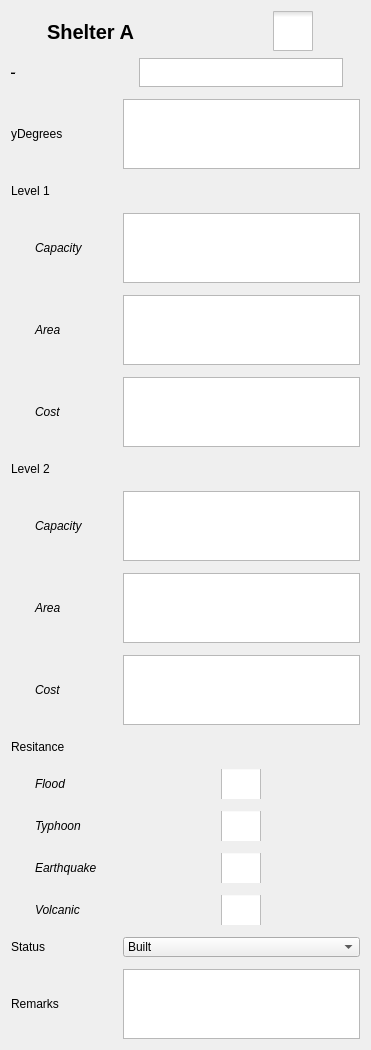
               <widget class="QWidget" name="scrollAreaWidgetContents">
                <property name="geometry">
                 <rect>
                  <x>0</x>
                  <y>0</y>
                  <width>371</width>
                  <height>750</height>
                 </rect>
                </property>
                <layout class="QVBoxLayout" name="verticalLayout_11">
                 <item>
                  <layout class="QHBoxLayout" name="horizontalLayout_29">
                   <item>
                    <widget class="QPushButton" name="pushButton_15">
                     <property name="minimumSize">
                      <size>
                       <width>30</width>
                       <height>41</height>
                      </size>
                     </property>
                     <property name="maximumSize">
                      <size>
                       <width>25</width>
                       <height>41</height>
                      </size>
                     </property>
                     <property name="styleSheet">
                      <string notr="true">QPushButton{
	background-color: none;
	border: none;
}</string>
                     </property>
                     <property name="text">
                      <string/>
                     </property>
                     <property name="icon">
                      <iconset resource="resources.qrc">
                       <normaloff>:/ICONS/462547553_520698087383761_137860076397263527_n.png</normaloff>:/ICONS/462547553_520698087383761_137860076397263527_n.png</iconset>
                     </property>
                     <property name="iconSize">
                      <size>
                       <width>41</width>
                       <height>41</height>
                      </size>
                     </property>
                    </widget>
                   </item>
                   <item>
                    <widget class="QLabel" name="label_31">
                     <property name="font">
                      <font>
                       <family>Ms Shell Dlg 2</family>
                       <pointsize>-1</pointsize>
                       <weight>75</weight>
                       <bold>true</bold>
                       <underline>false</underline>
                       <strikeout>false</strikeout>
                      </font>
                     </property>
                     <property name="styleSheet">
                      <string notr="true">QLabel {
    font-size: 20px;
    font-family: &quot;Ms Shell Dlg 2&quot;;
    color: #000;
    font-weight: bold;
    text-decoration: none;
}</string>
                     </property>
                     <property name="text">
                      <string>Shelter A</string>
                     </property>
                    </widget>
                   </item>
                   <item>
                    <widget class="QCheckBox" name="checkBox_16">
                     <property name="sizePolicy">
                      <sizepolicy hsizetype="Preferred" vsizetype="Preferred">
                       <horstretch>0</horstretch>
                       <verstretch>0</verstretch>
                      </sizepolicy>
                     </property>
                     <property name="minimumSize">
                      <size>
                       <width>0</width>
                       <height>0</height>
                      </size>
                     </property>
                     <property name="maximumSize">
                      <size>
                       <width>40</width>
                       <height>40</height>
                      </size>
                     </property>
                     <property name="styleSheet">
                      <string notr="true">QCheckBox::indicator {
     width: 40px;
     height: 40px;
}</string>
                     </property>
                     <property name="text">
                      <string/>
                     </property>
                     <property name="iconSize">
                      <size>
                       <width>41</width>
                       <height>41</height>
                      </size>
                     </property>
                     <property name="checked">
                      <bool>false</bool>
                     </property>
                    </widget>
                   </item>
                   <item>
                    <widget class="QPushButton" name="pushButton_17">
                     <property name="minimumSize">
                      <size>
                       <width>41</width>
                       <height>41</height>
                      </size>
                     </property>
                     <property name="maximumSize">
                      <size>
                       <width>41</width>
                       <height>41</height>
                      </size>
                     </property>
                     <property name="styleSheet">
                      <string notr="true">QPushButton{
	background-color: none;
	border: none;
}</string>
                     </property>
                     <property name="text">
                      <string/>
                     </property>
                     <property name="icon">
                      <iconset resource="resources.qrc">
                       <normaloff>:/ICONS/9022869_duotone_trash.png</normaloff>:/ICONS/9022869_duotone_trash.png</iconset>
                     </property>
                     <property name="iconSize">
                      <size>
                       <width>41</width>
                       <height>41</height>
                      </size>
                     </property>
                    </widget>
                   </item>
                  </layout>
                 </item>
                 <item>
                  <layout class="QGridLayout" name="gridLayout_2">
                   <property name="verticalSpacing">
                    <number>12</number>
                   </property>
                   <item row="1" column="0">
                    <widget class="QLabel" name="label_32">
                     <property name="text">
                      <string>yDegrees</string>
                     </property>
                    </widget>
                   </item>
                   <item row="1" column="1">
                    <spacer name="horizontalSpacer_7">
                     <property name="orientation">
                      <enum>Qt::Horizontal</enum>
                     </property>
                     <property name="sizeHint" stdset="0">
                      <size>
                       <width>40</width>
                       <height>20</height>
                      </size>
                     </property>
                    </spacer>
                   </item>
                   <item row="3" column="1">
                    <spacer name="horizontalSpacer_8">
                     <property name="orientation">
                      <enum>Qt::Horizontal</enum>
                     </property>
                     <property name="sizeHint" stdset="0">
                      <size>
                       <width>40</width>
                       <height>20</height>
                      </size>
                     </property>
                    </spacer>
                   </item>
                   <item row="2" column="0">
                    <widget class="QLabel" name="label_33">
                     <property name="text">
                      <string>Level 1</string>
                     </property>
                    </widget>
                   </item>
                   <item row="3" column="0">
                    <widget class="QLabel" name="label_34">
                     <property name="styleSheet">
                      <string notr="true">font-style:italic;</string>
                     </property>
                     <property name="text">
                      <string>Capacity</string>
                     </property>
                     <property name="indent">
                      <number>24</number>
                     </property>
                    </widget>
                   </item>
                   <item row="2" column="1">
                    <spacer name="horizontalSpacer_9">
                     <property name="orientation">
                      <enum>Qt::Horizontal</enum>
                     </property>
                     <property name="sizeHint" stdset="0">
                      <size>
                       <width>40</width>
                       <height>20</height>
                      </size>
                     </property>
                    </spacer>
                   </item>
                   <item row="4" column="2">
                    <widget class="QPlainTextEdit" name="plainTextEdit_8"/>
                   </item>
                   <item row="4" column="0">
                    <widget class="QLabel" name="label_35">
                     <property name="styleSheet">
                      <string notr="true">font-style:italic;</string>
                     </property>
                     <property name="text">
                      <string>Area</string>
                     </property>
                     <property name="indent">
                      <number>24</number>
                     </property>
                    </widget>
                   </item>
                   <item row="3" column="2">
                    <widget class="QPlainTextEdit" name="plainTextEdit_9"/>
                   </item>
                   <item row="4" column="1">
                    <spacer name="horizontalSpacer_10">
                     <property name="orientation">
                      <enum>Qt::Horizontal</enum>
                     </property>
                     <property name="sizeHint" stdset="0">
                      <size>
                       <width>40</width>
                       <height>20</height>
                      </size>
                     </property>
                    </spacer>
                   </item>
                   <item row="0" column="0">
                    <widget class="QLabel" name="label_36">
                     <property name="font">
                      <font>
                       <family>Ms Shell Dlg 2</family>
                       <pointsize>-1</pointsize>
                       <weight>75</weight>
                       <bold>true</bold>
                       <underline>true</underline>
                      </font>
                     </property>
                     <property name="text">
                      <string>xDegrees</string>
                     </property>
                    </widget>
                   </item>
                   <item row="0" column="1">
                    <spacer name="horizontalSpacer_11">
                     <property name="orientation">
                      <enum>Qt::Horizontal</enum>
                     </property>
                     <property name="sizeHint" stdset="0">
                      <size>
                       <width>40</width>
                       <height>20</height>
                      </size>
                     </property>
                    </spacer>
                   </item>
                   <item row="0" column="2" alignment="Qt::AlignHCenter">
                    <widget class="QPlainTextEdit" name="plainTextEdit_11">
                     <property name="sizePolicy">
                      <sizepolicy hsizetype="Preferred" vsizetype="Preferred">
                       <horstretch>0</horstretch>
                       <verstretch>0</verstretch>
                      </sizepolicy>
                     </property>
                     <property name="maximumSize">
                      <size>
                       <width>204</width>
                       <height>29</height>
                      </size>
                     </property>
                    </widget>
                   </item>
                   <item row="5" column="0">
                    <widget class="QLabel" name="label_37">
                     <property name="styleSheet">
                      <string notr="true">font-style:italic;</string>
                     </property>
                     <property name="text">
                      <string>Cost</string>
                     </property>
                     <property name="indent">
                      <number>24</number>
                     </property>
                    </widget>
                   </item>
                   <item row="5" column="1">
                    <spacer name="horizontalSpacer_12">
                     <property name="orientation">
                      <enum>Qt::Horizontal</enum>
                     </property>
                     <property name="sizeHint" stdset="0">
                      <size>
                       <width>40</width>
                       <height>20</height>
                      </size>
                     </property>
                    </spacer>
                   </item>
                   <item row="5" column="2">
                    <widget class="QPlainTextEdit" name="plainTextEdit_12"/>
                   </item>
                   <item row="15" column="0">
                    <widget class="QLabel" name="label_47">
                     <property name="text">
                      <string>Status</string>
                     </property>
                    </widget>
                   </item>
                   <item row="16" column="1">
                    <spacer name="horizontalSpacer_23">
                     <property name="orientation">
                      <enum>Qt::Horizontal</enum>
                     </property>
                     <property name="sizeHint" stdset="0">
                      <size>
                       <width>40</width>
                       <height>20</height>
                      </size>
                     </property>
                    </spacer>
                   </item>
                   <item row="16" column="0">
                    <widget class="QLabel" name="label_48">
                     <property name="text">
                      <string>Remarks</string>
                     </property>
                    </widget>
                   </item>
                   <item row="15" column="1">
                    <spacer name="horizontalSpacer_22">
                     <property name="orientation">
                      <enum>Qt::Horizontal</enum>
                     </property>
                     <property name="sizeHint" stdset="0">
                      <size>
                       <width>40</width>
                       <height>20</height>
                      </size>
                     </property>
                    </spacer>
                   </item>
                   <item row="1" column="2">
                    <widget class="QPlainTextEdit" name="plainTextEdit_10"/>
                   </item>
                   <item row="12" column="0">
                    <widget class="QLabel" name="label_43">
                     <property name="styleSheet">
                      <string notr="true">font-style:italic;</string>
                     </property>
                     <property name="text">
                      <string>Typhoon</string>
                     </property>
                     <property name="indent">
                      <number>24</number>
                     </property>
                    </widget>
                   </item>
                   <item row="10" column="1">
                    <spacer name="horizontalSpacer_17">
                     <property name="orientation">
                      <enum>Qt::Horizontal</enum>
                     </property>
                     <property name="sizeHint" stdset="0">
                      <size>
                       <width>40</width>
                       <height>20</height>
                      </size>
                     </property>
                    </spacer>
                   </item>
                   <item row="6" column="0">
                    <widget class="QLabel" name="label_38">
                     <property name="text">
                      <string>Level 2</string>
                     </property>
                    </widget>
                   </item>
                   <item row="9" column="1">
                    <spacer name="horizontalSpacer_16">
                     <property name="orientation">
                      <enum>Qt::Horizontal</enum>
                     </property>
                     <property name="sizeHint" stdset="0">
                      <size>
                       <width>40</width>
                       <height>20</height>
                      </size>
                     </property>
                    </spacer>
                   </item>
                   <item row="6" column="1">
                    <spacer name="horizontalSpacer_13">
                     <property name="orientation">
                      <enum>Qt::Horizontal</enum>
                     </property>
                     <property name="sizeHint" stdset="0">
                      <size>
                       <width>40</width>
                       <height>20</height>
                      </size>
                     </property>
                    </spacer>
                   </item>
                   <item row="8" column="1">
                    <spacer name="horizontalSpacer_14">
                     <property name="orientation">
                      <enum>Qt::Horizontal</enum>
                     </property>
                     <property name="sizeHint" stdset="0">
                      <size>
                       <width>40</width>
                       <height>20</height>
                      </size>
                     </property>
                    </spacer>
                   </item>
                   <item row="7" column="0">
                    <widget class="QLabel" name="label_39">
                     <property name="styleSheet">
                      <string notr="true">font-style:italic;</string>
                     </property>
                     <property name="text">
                      <string>Capacity</string>
                     </property>
                     <property name="indent">
                      <number>24</number>
                     </property>
                    </widget>
                   </item>
                   <item row="7" column="2">
                    <widget class="QPlainTextEdit" name="plainTextEdit_15"/>
                   </item>
                   <item row="8" column="2">
                    <widget class="QPlainTextEdit" name="plainTextEdit_13"/>
                   </item>
                   <item row="9" column="2">
                    <widget class="QPlainTextEdit" name="plainTextEdit_14"/>
                   </item>
                   <item row="8" column="0">
                    <widget class="QLabel" name="label_40">
                     <property name="styleSheet">
                      <string notr="true">font-style:italic;</string>
                     </property>
                     <property name="text">
                      <string>Area</string>
                     </property>
                     <property name="indent">
                      <number>24</number>
                     </property>
                    </widget>
                   </item>
                   <item row="9" column="0">
                    <widget class="QLabel" name="label_41">
                     <property name="styleSheet">
                      <string notr="true">font-style:italic;</string>
                     </property>
                     <property name="text">
                      <string>Cost</string>
                     </property>
                     <property name="indent">
                      <number>24</number>
                     </property>
                    </widget>
                   </item>
                   <item row="7" column="1">
                    <spacer name="horizontalSpacer_15">
                     <property name="orientation">
                      <enum>Qt::Horizontal</enum>
                     </property>
                     <property name="sizeHint" stdset="0">
                      <size>
                       <width>40</width>
                       <height>20</height>
                      </size>
                     </property>
                    </spacer>
                   </item>
                   <item row="10" column="0">
                    <widget class="QLabel" name="label_42">
                     <property name="text">
                      <string>Resitance</string>
                     </property>
                    </widget>
                   </item>
                   <item row="11" column="2" alignment="Qt::AlignHCenter">
                    <widget class="QCheckBox" name="checkBox_17">
                     <property name="sizePolicy">
                      <sizepolicy hsizetype="Preferred" vsizetype="Preferred">
                       <horstretch>0</horstretch>
                       <verstretch>0</verstretch>
                      </sizepolicy>
                     </property>
                     <property name="minimumSize">
                      <size>
                       <width>0</width>
                       <height>0</height>
                      </size>
                     </property>
                     <property name="maximumSize">
                      <size>
                       <width>40</width>
                       <height>30</height>
                      </size>
                     </property>
                     <property name="styleSheet">
                      <string notr="true">QCheckBox::indicator {
     width: 40px;
     height: 40px;
}</string>
                     </property>
                     <property name="text">
                      <string/>
                     </property>
                     <property name="iconSize">
                      <size>
                       <width>41</width>
                       <height>41</height>
                      </size>
                     </property>
                     <property name="checked">
                      <bool>false</bool>
                     </property>
                    </widget>
                   </item>
                   <item row="14" column="2" alignment="Qt::AlignHCenter">
                    <widget class="QCheckBox" name="checkBox_20">
                     <property name="sizePolicy">
                      <sizepolicy hsizetype="Preferred" vsizetype="Preferred">
                       <horstretch>0</horstretch>
                       <verstretch>0</verstretch>
                      </sizepolicy>
                     </property>
                     <property name="minimumSize">
                      <size>
                       <width>0</width>
                       <height>0</height>
                      </size>
                     </property>
                     <property name="maximumSize">
                      <size>
                       <width>40</width>
                       <height>30</height>
                      </size>
                     </property>
                     <property name="styleSheet">
                      <string notr="true">QCheckBox::indicator {
     width: 40px;
     height: 40px;
}</string>
                     </property>
                     <property name="text">
                      <string/>
                     </property>
                     <property name="iconSize">
                      <size>
                       <width>41</width>
                       <height>41</height>
                      </size>
                     </property>
                     <property name="checked">
                      <bool>false</bool>
                     </property>
                    </widget>
                   </item>
                   <item row="11" column="0">
                    <widget class="QLabel" name="label_44">
                     <property name="styleSheet">
                      <string notr="true">font-style:italic;</string>
                     </property>
                     <property name="text">
                      <string>Flood</string>
                     </property>
                     <property name="indent">
                      <number>24</number>
                     </property>
                    </widget>
                   </item>
                   <item row="13" column="0">
                    <widget class="QLabel" name="label_45">
                     <property name="styleSheet">
                      <string notr="true">font-style:italic;</string>
                     </property>
                     <property name="text">
                      <string>Earthquake</string>
                     </property>
                     <property name="indent">
                      <number>24</number>
                     </property>
                    </widget>
                   </item>
                   <item row="14" column="0">
                    <widget class="QLabel" name="label_46">
                     <property name="styleSheet">
                      <string notr="true">font-style:italic;</string>
                     </property>
                     <property name="text">
                      <string>Volcanic</string>
                     </property>
                     <property name="indent">
                      <number>24</number>
                     </property>
                    </widget>
                   </item>
                   <item row="13" column="2" alignment="Qt::AlignHCenter">
                    <widget class="QCheckBox" name="checkBox_18">
                     <property name="sizePolicy">
                      <sizepolicy hsizetype="Preferred" vsizetype="Preferred">
                       <horstretch>0</horstretch>
                       <verstretch>0</verstretch>
                      </sizepolicy>
                     </property>
                     <property name="minimumSize">
                      <size>
                       <width>0</width>
                       <height>0</height>
                      </size>
                     </property>
                     <property name="maximumSize">
                      <size>
                       <width>40</width>
                       <height>30</height>
                      </size>
                     </property>
                     <property name="styleSheet">
                      <string notr="true">QCheckBox::indicator {
     width: 40px;
     height: 40px;
}</string>
                     </property>
                     <property name="text">
                      <string/>
                     </property>
                     <property name="iconSize">
                      <size>
                       <width>41</width>
                       <height>41</height>
                      </size>
                     </property>
                     <property name="checked">
                      <bool>false</bool>
                     </property>
                    </widget>
                   </item>
                   <item row="13" column="1">
                    <spacer name="horizontalSpacer_20">
                     <property name="orientation">
                      <enum>Qt::Horizontal</enum>
                     </property>
                     <property name="sizeHint" stdset="0">
                      <size>
                       <width>40</width>
                       <height>20</height>
                      </size>
                     </property>
                    </spacer>
                   </item>
                   <item row="12" column="1">
                    <spacer name="horizontalSpacer_21">
                     <property name="orientation">
                      <enum>Qt::Horizontal</enum>
                     </property>
                     <property name="sizeHint" stdset="0">
                      <size>
                       <width>40</width>
                       <height>20</height>
                      </size>
                     </property>
                    </spacer>
                   </item>
                   <item row="14" column="1">
                    <spacer name="horizontalSpacer_19">
                     <property name="orientation">
                      <enum>Qt::Horizontal</enum>
                     </property>
                     <property name="sizeHint" stdset="0">
                      <size>
                       <width>40</width>
                       <height>20</height>
                      </size>
                     </property>
                    </spacer>
                   </item>
                   <item row="11" column="1">
                    <spacer name="horizontalSpacer_18">
                     <property name="orientation">
                      <enum>Qt::Horizontal</enum>
                     </property>
                     <property name="sizeHint" stdset="0">
                      <size>
                       <width>40</width>
                       <height>20</height>
                      </size>
                     </property>
                    </spacer>
                   </item>
                   <item row="12" column="2" alignment="Qt::AlignHCenter">
                    <widget class="QCheckBox" name="checkBox_19">
                     <property name="sizePolicy">
                      <sizepolicy hsizetype="Preferred" vsizetype="Preferred">
                       <horstretch>0</horstretch>
                       <verstretch>0</verstretch>
                      </sizepolicy>
                     </property>
                     <property name="minimumSize">
                      <size>
                       <width>0</width>
                       <height>0</height>
                      </size>
                     </property>
                     <property name="maximumSize">
                      <size>
                       <width>40</width>
                       <height>30</height>
                      </size>
                     </property>
                     <property name="styleSheet">
                      <string notr="true">QCheckBox::indicator {
     width: 40px;
     height: 40px;
}</string>
                     </property>
                     <property name="text">
                      <string/>
                     </property>
                     <property name="iconSize">
                      <size>
                       <width>41</width>
                       <height>41</height>
                      </size>
                     </property>
                     <property name="checked">
                      <bool>false</bool>
                     </property>
                    </widget>
                   </item>
                   <item row="16" column="2">
                    <widget class="QPlainTextEdit" name="plainTextEdit_17"/>
                   </item>
                   <item row="15" column="2">
                    <widget class="QComboBox" name="status_comboBox_2">
                     <property name="minimumSize">
                      <size>
                       <width>150</width>
                       <height>14</height>
                      </size>
                     </property>
                     <property name="styleSheet">
                      <string notr="true"/>
                     </property>
                     <item>
                      <property name="text">
                       <string>Built</string>
                      </property>
                     </item>
                     <item>
                      <property name="text">
                       <string>Partially Built</string>
                      </property>
                     </item>
                     <item>
                      <property name="text">
                       <string>Damaged</string>
                      </property>
                     </item>
                     <item>
                      <property name="text">
                       <string>Empty Lot</string>
                      </property>
                     </item>
                    </widget>
                   </item>
                  </layout>
                 </item>
                </layout>
               </widget>
